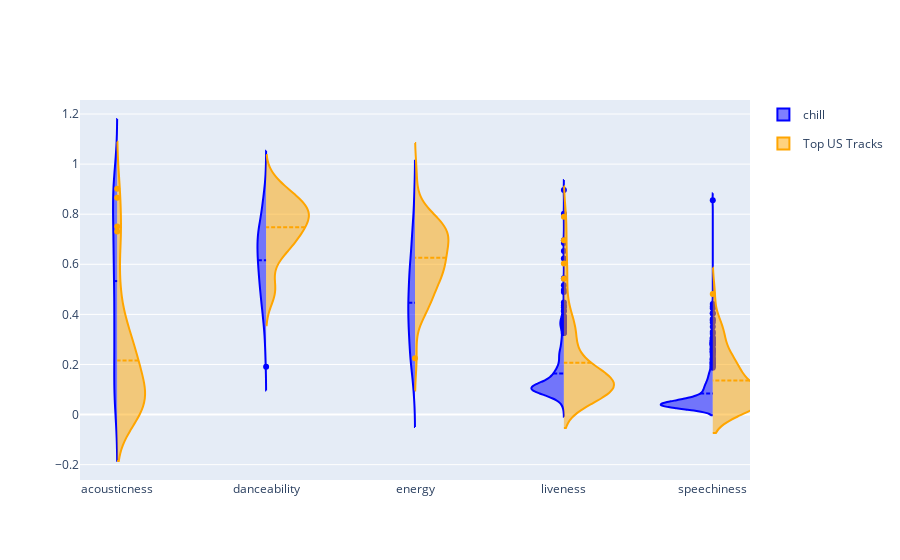

The cell this chart's notebook holds for it:
### Markdown cell above
### 3. Side-by-Side Violin Plot

We can manipulate our classic violin plot into a side-by-side violin plot to compare distributions of audio features across different playlists. What are the pros of this visualization? Cons?

### Code cell
#violin plot
fig = go.Figure()

df = pivot_personal_df
fig.add_trace(go.Violin(x=df['feature'][ df['playlist'] == my_playlist_name ],
                        y=df['value'][ df['playlist'] == my_playlist_name ],
                        legendgroup=my_playlist_name, scalegroup=my_playlist_name, name=my_playlist_name,
                        side='negative',
                        line_color='blue')
             )
fig.add_trace(go.Violin(x=df['feature'][ df['playlist'] == 'Top US Tracks' ],
                        y=df['value'][ df['playlist'] == 'Top US Tracks' ],
                        legendgroup='Top US Tracks', scalegroup='Top US Tracks', name='Top US Tracks',
                        side='positive',
                        line_color='orange')
             )
fig.update_traces(meanline_visible=True)
fig.update_layout(violingap=0, violinmode='overlay')
fig.show()

### Figure 1 — Plotly figure (JSON) as saved in the notebook; plotly's stock layout.template omitted (floating-point values rounded to 4 significant figures; data arrays with more than 128 entries replaced by an {"elided": "..."} marker saying what was removed)
{"data": [{"legendgroup": "chill", "line": {"color": "blue"}, "meanline": {"visible": true}, "name": "chill", "scalegroup": "chill", "side": "negative", "type": "violin", "x": {"elided": "2210 str values"}, "y": {"elided": "2210 float values"}}, {"legendgroup": "Top US Tracks", "line": {"color": "orange"}, "meanline": {"visible": true}, "name": "Top US Tracks", "scalegroup": "Top US Tracks", "side": "positive", "type": "violin", "x": {"elided": "250 str values"}, "y": {"elided": "250 float values"}}], "layout": {"violingap": 0, "violinmode": "overlay"}}
